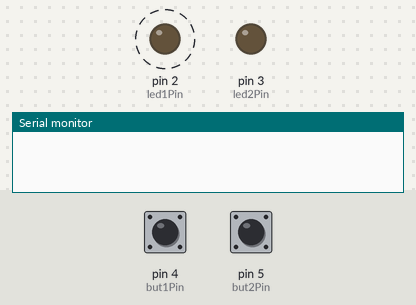
Bench run of a sketch on a simulated Arduino Uno, built with avr-gcc and run on an emulated ATmega328P. On the bench: output pins drawn as LEDs (lit = HIGH), the last lines printed to the serial monitor. Dashed ring = blinking. Inputs (shaded band) come from the test bench; at power-on: pin 4 (but1Pin) LOW, pin 5 (but2Pin) LOW.

Above: at 0.45 s.
1.3 s: pin 4 (but1Pin) pulled HIGH for 3.2 s
At 3.9 s:
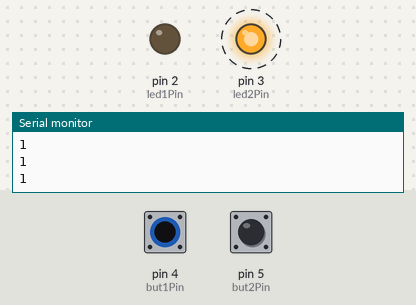
6.0 s: pin 5 (but2Pin) pulled HIGH for 3.2 s
At 10.0 s:
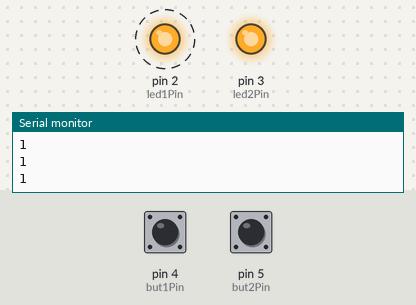
Timing chart, 0 to 16.7 s (numbered marks = the images above; inputs shaded):
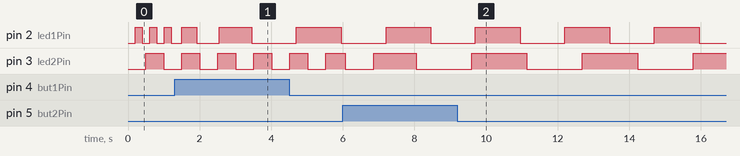

Measured:
- by itself, pin 2 (led1Pin): alternates HIGH for 1.2 s and LOW for 1.2 s

The sketch:

_2buttonsBlinkWithoutDelay.ino
```cpp
int but1Pin = 4;
int but2Pin = 5;
int led1Pin = 2;
int led2Pin = 3;
int but1State = 0;
int but2State = 0;
int led1State = LOW;
int led2State = LOW;

long interval1 = 200;
long interval2 = 500;
long cur1int = 0;
long cur2int = 0;
long pre1int = 0;
long pre2int = 0;

void setup()
{
  Serial.begin(9600);

  pinMode(but1Pin, INPUT);
  pinMode(but2Pin, INPUT);

  pinMode(led1Pin, OUTPUT);
  pinMode(led2Pin, OUTPUT);
}

void loop()
{
  cur1int = millis();
  cur2int = millis();

  but1State = digitalRead(but1Pin);
  but2State = digitalRead(but2Pin);

  //factory button, LED1, pin2, Right LED
  if(but1State == HIGH)
  {
    interval1++;
    Serial.println(but1State);
  }

//  //ledpin 4 button state 2, led2, left led non homemade button
  if(but2State == HIGH)
  {
    interval2++;
    Serial.println(but2State);
  }

  //led1 (right LED)
  if(cur1int - pre1int > interval1)
  {
    pre1int = cur1int;
    ///Serial.println("Led1 ON");

    if(led1State == LOW)
      led1State = HIGH;
    else
      led1State = LOW;

    digitalWrite(led1Pin, led1State);
  }

  //led2, left LED
  if(cur2int - pre2int > interval2)
  {
    pre2int = cur2int;

    if(led2State == LOW)
      led2State = HIGH;
    else
      led2State = LOW;

    digitalWrite(led2Pin, led2State);
  }


}
```
